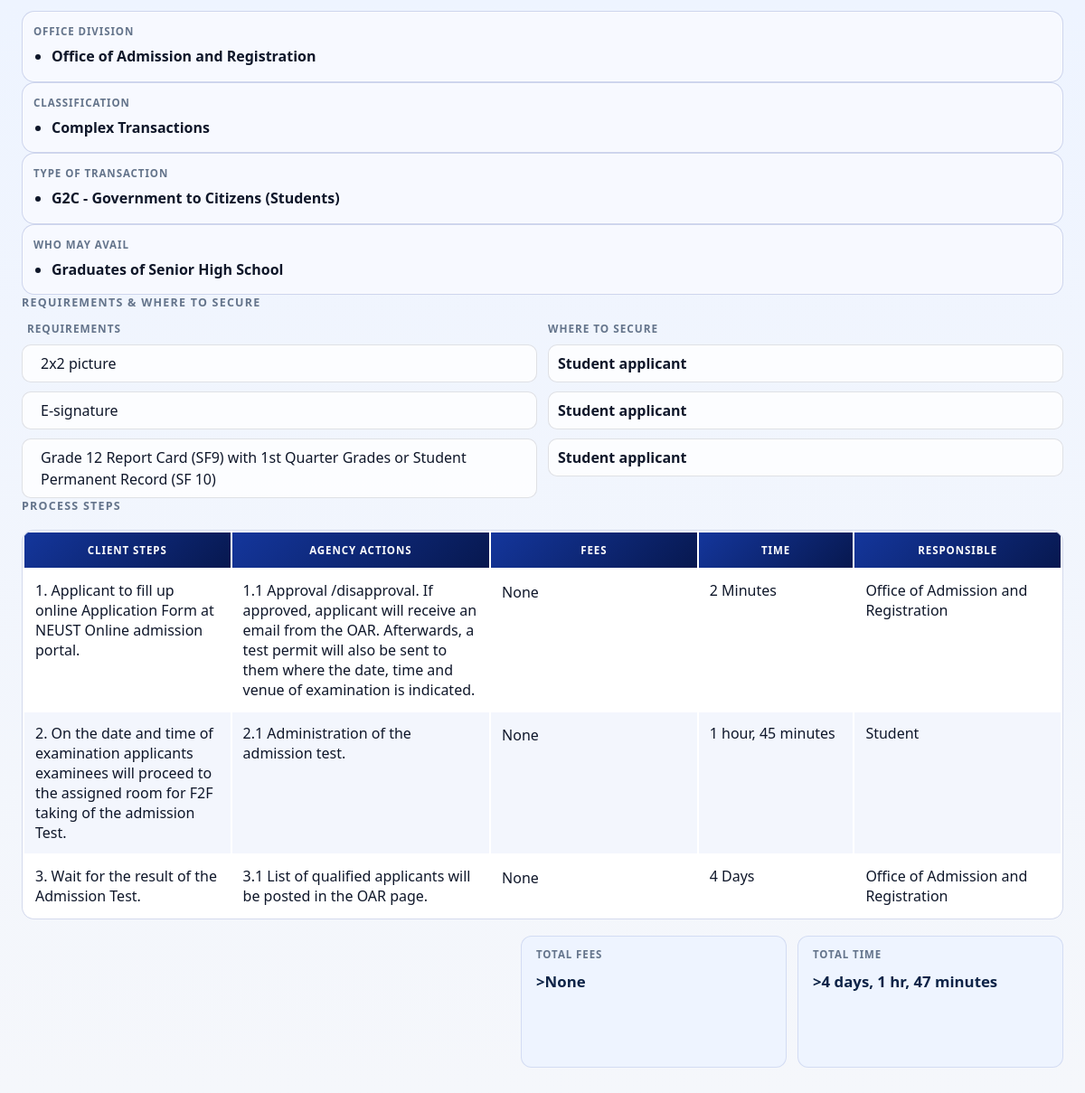
The app's page /docs/docx.php with its own data.
### tables this page shows
CREATE TABLE `documents` (
  `id` int(11) NOT NULL,
  `title` varchar(255) NOT NULL,
  `office_id` int(11) NOT NULL,
  `classification_id` int(11) NOT NULL,
  `who_may_avail` text DEFAULT NULL
);

CREATE TABLE `offices` (
  `id` int(11) NOT NULL,
  `name` varchar(255) NOT NULL
);

CREATE TABLE `requirements` (
  `id` int(11) NOT NULL,
  `document_id` int(11) NOT NULL,
  `requirement_name` text NOT NULL,
  `where_to_secure` text DEFAULT NULL
);

CREATE TABLE `document_steps` (
  `id` int(11) NOT NULL,
  `document_id` int(11) NOT NULL,
  `step_number` int(11) NOT NULL,
  `client_step` text DEFAULT NULL,
  `agency_action` text DEFAULT NULL,
  `fees` varchar(1000) DEFAULT 'None',
  `processing_time` varchar(100) DEFAULT NULL,
  `person_responsible` text DEFAULT NULL
);

CREATE TABLE `total` (
  `id` int(11) NOT NULL,
  `document_id` int(11) DEFAULT NULL,
  `fees` varchar(255) DEFAULT NULL,
  `time` varchar(255) DEFAULT NULL
);

### docs/docx.php (the view, shortened to what this page needs)
<?php
require_once __DIR__ . '/../libraries/db.php';
$documentId = isset($_GET['id']) ? (int) $_GET['id'] : 0;
$targetTitle = trim((string) ($_GET['title'] ?? ''));
$allDocumentIds = $db->query("SELECT id FROM documents ORDER BY id ASC")->fetchAll(PDO::FETCH_COLUMN);
if ($documentId <= 0 && !empty($allDocumentIds)) {
    $documentId = (int) $allDocumentIds[0];
}
$document = null;
if ($documentId > 0) {
    $stmt = $db->prepare(
        "SELECT d.id, d.title, d.who_may_avail,
                o.name AS office_name,
                c.name AS classification,
                GROUP_CONCAT(DISTINCT tt.name ORDER BY tt.name SEPARATOR '; ') AS transaction_type
         FROM documents d
         LEFT JOIN offices o ON o.id = d.office_id
         LEFT JOIN classifications c ON c.id = d.classification_id
         LEFT JOIN document_transaction_types dtt ON dtt.document_id = d.id
         LEFT JOIN transaction_types tt ON tt.id = dtt.transaction_type_id
         WHERE d.id = :id
         GROUP BY d.id, d.title, d.who_may_avail, o.name, c.name
         LIMIT 1"
    );
    $stmt->execute([':id' => $documentId]);
    $document = $stmt->fetch(PDO::FETCH_ASSOC);
    if ($document && $targetTitle === '') {
        $targetTitle = trim((string) ($document['title'] ?? ''));
    }
}
function formatFeeCell($value)
{
    $cleanValue = trim((string) $value);
    if ($cleanValue === '' || strtolower($cleanValue) === 'none') {
        return 'None';
    }
    $formatted = [];
    return implode('', $formatted);
}
function renderDatabaseLinkText($value)
{
    $raw = trim((string) $value);
    $parts = preg_split('/\s*;\s*/', $raw, -1, PREG_SPLIT_NO_EMPTY);
    $html = [];
    foreach ($parts as $part) {
        $part = trim($part);
        $html[] = htmlspecialchars($part, ENT_QUOTES, 'UTF-8');
    }
    return !empty($html) ? implode('<br>', $html) : '';
}
function renderBulletedValues($value)
{
    $raw = trim((string) $value);
    $parts = preg_split('/\s*(?:\r\n|\n|;\s*|\|\s*)/', $raw, -1, PREG_SPLIT_NO_EMPTY);
    $items = [];
    foreach ($parts as $part) {
        $part = trim((string) $part);
        $items[] = '<li>' . htmlspecialchars($part, ENT_QUOTES, 'UTF-8') . '</li>';
    }
    return !empty($items) ? '<ul class="info-bullets">' . implode('', $items) . '</ul>' : '<ul class="info-bullets"><li>None</li></ul>';
}
function renderRichText($value)
{
    $text = trim((string) $value);
    $escaped = htmlspecialchars($text, ENT_QUOTES, 'UTF-8');
    $escaped = str_replace(["\r\n", "\r", "\n"], '<br>', $escaped);
    $escaped = preg_replace('/_+/', '<br>', $escaped);
    $escaped = preg_replace_callback(
        '/(https?:\/\/[^\s<]+|www\.[^\s<]+)/i',
        function ($matches) {
            $href = $matches[1];
            if (!preg_match('/^https?:\/\//i', $href)) {
                $href = 'https://' . $href;
            }
            return '<a href="' . htmlspecialchars($href, ENT_QUOTES, 'UTF-8') . '" target="_blank" rel="noopener noreferrer">' . htmlspecialchars($matches[1], ENT_QUOTES, 'UTF-8') . '</a>';
        },
        $escaped
    );
    return $escaped;
}
$requirements = [];
$steps = [];
$documentTotalRows = [];
if ($document) {
    $reqStmt = $db->prepare(
        "SELECT requirement_name, where_to_secure
         FROM requirements
         WHERE document_id = :document_id
         ORDER BY id"
    );
    $reqStmt->execute([':document_id' => $document['id']]);
    $requirements = $reqStmt->fetchAll(PDO::FETCH_ASSOC);
    $totalStmt = $db->prepare(
        "SELECT fees, time
         FROM `total`
         WHERE document_id = :document_id
         ORDER BY id ASC"
    );
    $totalStmt->execute([':document_id' => $document['id']]);
    $documentTotalRows = $totalStmt->fetchAll(PDO::FETCH_ASSOC);
    $stepStmt = $db->prepare(
        "SELECT step_number, client_step, agency_action, fees, processing_time, person_responsible
         FROM document_steps
         WHERE document_id = :document_id
         ORDER BY step_number, id"
    );
    $stepStmt->execute([':document_id' => $document['id']]);
    $steps = $stepStmt->fetchAll(PDO::FETCH_ASSOC);
}
?>
<!DOCTYPE html>
<html lang="en">
<head>
</head>
<body>
    <div class="page-shell">
        <?php if ($document): ?>
            <div class="row g-3 mb-3">
                <div class="col-md-6">
                    <div class="info-box">
                        <span class="info-label">Office division</span>
                        <div class="info-value"><?php echo renderBulletedValues($document['office_name'] ?? ''); ?></div>
                    </div>
                </div>
                <div class="col-md-6">
                    <div class="info-box">
                        <span class="info-label">Classification</span>
                        <div class="info-value"><?php echo renderBulletedValues($document['classification'] ?? ''); ?></div>
                    </div>
                </div>
                <div class="col-md-6">
                    <div class="info-box">
                        <span class="info-label">Type of transaction</span>
                        <div class="info-value"><?php echo renderBulletedValues($document['transaction_type'] ?? ''); ?>
                        </div>
                    </div>
                </div>
                <div class="col-md-6">
                    <div class="info-box">
                        <span class="info-label">Who may avail</span>
                        <div class="info-value"><?php echo renderBulletedValues($document['who_may_avail'] ?? ''); ?></div>
                    </div>
                </div>
            </div>
            <?php if (!empty($requirements)): ?>
                <div class="mb-4 p-3 border rounded-3 bg-light-subtle"
                    style="border-color: rgba(20, 54, 156, 0.18) !important;">
                    <div class="section-title">Requirements &amp; Where to Secure</div>
                    <div class="requirement-where-grid">
                        <div class="requirement-where-header">
                            <span>Requirements</span>
                            <span>Where to secure</span>
                        </div>
                        <?php
                        foreach ($requirements as $requirement):
                            $whereToSecureValue = trim((string) ($requirement['where_to_secure'] ?? ''));
                            ?>
                            <div class="requirement-where-row">
                                <div class="requirement-cell">
                                    <span><?php echo htmlspecialchars($requirement['requirement_name'] ?? ''); ?></span>
                                </div>
                                <?php if ($whereToSecureValue !== ''): ?>
                                    <div class="where-cell">
                                        <?php echo renderDatabaseLinkText($whereToSecureValue); ?>
                                    </div>
                                <?php endif; ?>
                            </div>
                        <?php endforeach; ?>
                    </div>
                </div>
            <?php endif; ?>
            <?php if (!empty($steps)): ?>
                <div class="mb-2 section-title">Process steps</div>
                <div class="table-wrap border rounded-3 overflow-hidden"
                    style="border-color: rgba(20, 54, 156, 0.18) !important;">
                    <table class="table table-bordered mb-0">
                        <thead>
                            <tr>
                                <th style="width: 20%;">Client Steps</th>
                                <th style="width: 25%;">Agency Actions</th>
                                <th style="width: 20%;">Fees</th>
                                <th style="width: 15%;">Time</th>
                                <th style="width: 20%;">Responsible</th>
                            </tr>
                        </thead>
                        <tbody>
                            <?php foreach ($steps as $step): ?>
                                <tr>
                                    <td><?php echo renderRichText($step['client_step'] ?? ''); ?></td>
                                    <td><?php echo renderRichText($step['agency_action'] ?? ''); ?></td>
                                    <td class="fee-highlight"><?php echo formatFeeCell($step['fees'] ?? 'None'); ?></td>
                                    <td><?php echo htmlspecialchars($step['processing_time'] ?? ''); ?></td>
                                    <td><?php echo renderRichText($step['person_responsible'] ?? ''); ?></td>
                                </tr>
                            <?php endforeach; ?>
                        </tbody>
                    </table>
                </div>
                <div class="totals-summary" style="justify-content: flex-end;">
                    <?php if (!empty($documentTotalRows)): ?>
                        <div class="totals-box">
                            <span class="label"><i class="fa-solid fa-receipt me-1"></i> Total Fees</span>
                            <div class="totals-list">
                                <?php foreach ($documentTotalRows as $totalRow): ?>
                                    <div class="totals-item">
                                        <p class="value">
                                            ><?php echo htmlspecialchars(trim((string) ($totalRow['fees'] ?? 'None')) ?: 'None'); ?></p>
                                    </div>
                                <?php endforeach; ?>
                            </div>
                        </div>
                        <div class="totals-box">
                            <span class="label"><i class="fa-regular fa-clock me-1"></i> Total Time</span>
                            <div class="totals-list">
                                <?php foreach ($documentTotalRows as $totalRow): ?>
                                    <div class="totals-item">
                                        <p class="value">
                                            ><?php echo htmlspecialchars(trim((string) ($totalRow['time'] ?? 'None')) ?: 'None'); ?></p>
                                    </div>
                                <?php endforeach; ?>
                            </div>
                        </div>
                    <?php endif; ?>
                </div>
            <?php endif; ?>
        <?php else: ?>
            <div class="alert alert-warning mt-3 mb-0">
                Document not found in the database: <?php echo htmlspecialchars($targetTitle !== '' ? $targetTitle : 'Unknown document'); ?>
            </div>
        <?php endif; ?>
    </div>
</body>
</html>

### docs/docx.php (style rules this page uses)
body { background: linear-gradient(180deg, #eef4ff 0%, #f5f7fb 100%); font-family: "Segoe UI", Arial, sans-serif; color: #0f172a; margin: 0; padding: 12px; }
.page-shell { max-width: 1280px; margin: 0 auto; padding: 0 12px 20px; }
.info-box { background: #f7f9ff; border: 1px solid rgba(20, 54, 156, 0.18); border-radius: 14px; padding: 14px 12px; box-shadow: inset 0 0 0 1px rgba(255, 255, 255, 0.3); }
.info-label { display: block; font-size: 0.72rem; font-weight: 700; text-transform: uppercase; letter-spacing: 0.08em; color: #64748b; margin-bottom: 8px; }
.info-value { margin: 0; color: #0f172a; font-weight: 600; line-height: 1.5; }
.info-bullets { margin: 0; padding-left: 1.25rem; color: #0f172a; font-weight: 600; line-height: 1.6; }
.requirements-box h5, .section-title { margin: 0 0 12px; font-size: 0.78rem; letter-spacing: 0.1em; text-transform: uppercase; color: #64748b; font-weight: 800; }
.requirement-where-grid { display: grid; gap: 10px; }
.requirement-where-header, .requirement-where-row { display: grid; grid-template-columns: minmax(0, 1fr) minmax(0, 1fr); gap: 12px; align-items: start; }
.requirement-where-header { font-size: 0.74rem; letter-spacing: 0.08em; text-transform: uppercase; color: #64748b; font-weight: 800; padding: 0 6px; }
.requirement-where-row>div { background: rgba(255, 255, 255, 0.8); border: 1px solid rgba(15, 23, 42, 0.12); border-radius: 10px; padding: 8px 10px; line-height: 1.5; }
.requirement-cell { display: flex; align-items: flex-start; gap: 10px; }
.where-cell { color: #0f172a; font-weight: 600; }
.table-wrap { margin-top: 18px; background: white; border: 1px solid rgba(15, 23, 42, 0.06); border-radius: 14px; overflow: hidden; }
.table thead th { background: linear-gradient(135deg, #14369C, #07184F) !important; color: white !important; text-transform: uppercase; font-size: 0.72rem; letter-spacing: 0.08em; }
.table td, .table th { vertical-align: top; padding: 12px 12px; }
.table tbody tr:nth-child(even) td { background-color: #f3f6fd; }
.table tbody tr:nth-child(odd) td { background-color: #ffffff; }
.fee-highlight { white-space: normal; line-height: 1.7; }
.totals-summary { width: 100%; display: flex; justify-content: flex-end; align-items: stretch; gap: 12px; flex-wrap: nowrap; margin-top: 18px; }
.totals-box { flex: 0 0 260px; min-width: 260px; max-width: 260px; background: #eef4ff; border: 1px solid rgba(20, 54, 156, 0.12); border-radius: 12px; padding: 12px 16px; display: flex; flex-direction: column; justify-content: flex-start; text-align: left; height: 100%; min-height: 120px; }
.totals-box .label { display: block; font-size: 0.72rem; font-weight: 700; letter-spacing: 0.08em; text-transform: uppercase; color: #64748b; margin-bottom: 8px; }
.totals-list { display: flex; flex-direction: column; gap: 6px; flex: 1; justify-content: flex-start; }
.totals-item { min-height: 28px; display: flex; align-items: center; }
.totals-box .value { font-size: 1.05rem; font-weight: 800; color: #0d2347; margin: 0; line-height: 1.4; }

### records on screen
documents: office.name "Office of Admission and Registration Complex Transactions Graduates of Senior High School"
requirements: requirement_name "2x2 picture", where_to_secure "Student applicant"
requirements: requirement_name "E-signature", where_to_secure "Student applicant"
requirements: requirement_name "Grade 12 Report Card (SF9) with 1st Quarter Grades or Student Permanent Record (SF 10)", where_to_secure "Student applicant"
document_steps: client_step "1. Applicant to fill up online Application Form at NEUST Online admission portal. 1.1 Approval /disapproval. If approved, applicant will receive an email from the OAR. Afterwards, a test permit will also be sent to them where the date, time and venue of examination is indicated. Office of Admission and Registration", fees "None", processing_time "2 Minutes"
document_steps: client_step "2. On the date and time of examination applicants examinees will proceed to the assigned room for F2F taking of the admission Test. 2.1 Administration of the admission test. Student", fees "None", processing_time "1 hour, 45 minutes"
document_steps: client_step "3. Wait for the result of the Admission Test. 3.1 List of qualified applicants will be posted in the OAR page. Office of Admission and Registration", fees "None", processing_time "4 Days"
total: fees "None", time "4 days, 1 hr, 47 minutes"

### other values on screen
$part "G2C - Government to Citizens (Students)"
